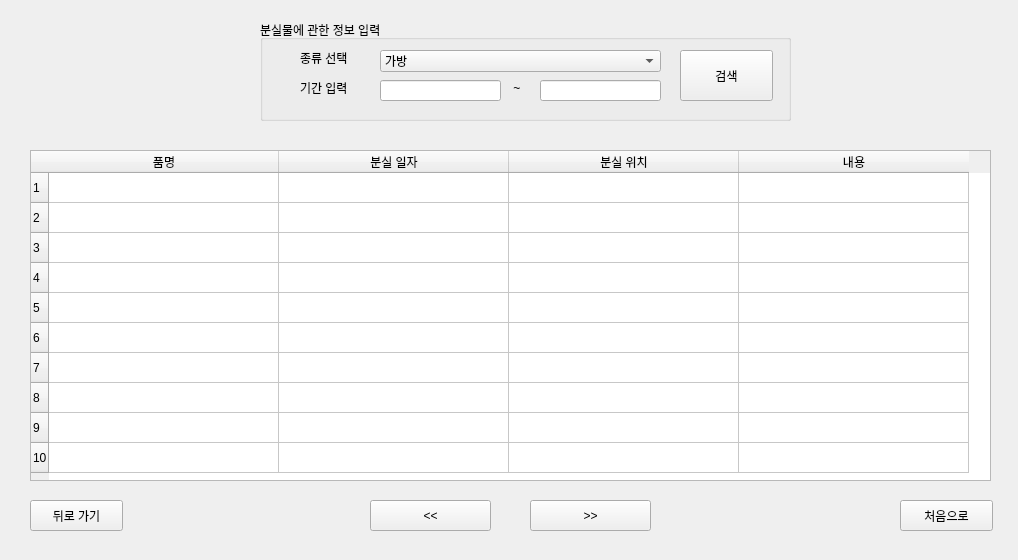
<?xml version="1.0" encoding="UTF-8"?>
<ui version="4.0">
 <class>Form</class>
 <widget class="QWidget" name="Form">
  <property name="geometry">
   <rect>
    <x>0</x>
    <y>0</y>
    <width>1018</width>
    <height>560</height>
   </rect>
  </property>
  <property name="windowTitle">
   <string>종류 기반 분실물 검색</string>
  </property>
  <widget class="QGroupBox" name="groupBox">
   <property name="geometry">
    <rect>
     <x>260</x>
     <y>20</y>
     <width>531</width>
     <height>101</height>
    </rect>
   </property>
   <property name="title">
    <string>분실물에 관한 정보 입력</string>
   </property>
   <widget class="QLineEdit" name="lineEdit">
    <property name="geometry">
     <rect>
      <x>120</x>
      <y>60</y>
      <width>121</width>
      <height>21</height>
     </rect>
    </property>
   </widget>
   <widget class="QLabel" name="label">
    <property name="geometry">
     <rect>
      <x>40</x>
      <y>30</y>
      <width>64</width>
      <height>15</height>
     </rect>
    </property>
    <property name="text">
     <string>종류 선택</string>
    </property>
   </widget>
   <widget class="QLabel" name="label_2">
    <property name="geometry">
     <rect>
      <x>40</x>
      <y>60</y>
      <width>64</width>
      <height>15</height>
     </rect>
    </property>
    <property name="text">
     <string>기간 입력</string>
    </property>
   </widget>
   <widget class="QPushButton" name="pushButton">
    <property name="geometry">
     <rect>
      <x>420</x>
      <y>30</y>
      <width>93</width>
      <height>51</height>
     </rect>
    </property>
    <property name="text">
     <string>검색</string>
    </property>
   </widget>
   <widget class="QComboBox" name="comboBox">
    <property name="geometry">
     <rect>
      <x>120</x>
      <y>30</y>
      <width>281</width>
      <height>22</height>
     </rect>
    </property>
    <item>
     <property name="text">
      <string>가방</string>
     </property>
    </item>
    <item>
     <property name="text">
      <string>도서용품</string>
     </property>
    </item>
    <item>
     <property name="text">
      <string>사무용품</string>
     </property>
    </item>
    <item>
     <property name="text">
      <string>산업용품</string>
     </property>
    </item>
    <item>
     <property name="text">
      <string>스포츠용품</string>
     </property>
    </item>
    <item>
     <property name="text">
      <string>자동차</string>
     </property>
    </item>
    <item>
     <property name="text">
      <string>전자기기</string>
     </property>
    </item>
    <item>
     <property name="text">
      <string>지갑</string>
     </property>
    </item>
    <item>
     <property name="text">
      <string>컴퓨터</string>
     </property>
    </item>
    <item>
     <property name="text">
      <string>휴대폰</string>
     </property>
    </item>
    <item>
     <property name="text">
      <string>의류</string>
     </property>
    </item>
    <item>
     <property name="text">
      <string>현금</string>
     </property>
    </item>
    <item>
     <property name="text">
      <string>유가증권</string>
     </property>
    </item>
    <item>
     <property name="text">
      <string>증명서</string>
     </property>
    </item>
    <item>
     <property name="text">
      <string>귀금속</string>
     </property>
    </item>
    <item>
     <property name="text">
      <string>카드</string>
     </property>
    </item>
    <item>
     <property name="text">
      <string>쇼핑백</string>
     </property>
    </item>
    <item>
     <property name="text">
      <string>악기</string>
     </property>
    </item>
    <item>
     <property name="text">
      <string>기타물품</string>
     </property>
    </item>
   </widget>
   <widget class="QLineEdit" name="lineEdit_2">
    <property name="geometry">
     <rect>
      <x>280</x>
      <y>60</y>
      <width>121</width>
      <height>21</height>
     </rect>
    </property>
   </widget>
   <widget class="QLabel" name="label_3">
    <property name="geometry">
     <rect>
      <x>250</x>
      <y>60</y>
      <width>31</width>
      <height>16</height>
     </rect>
    </property>
    <property name="text">
     <string> ~</string>
    </property>
   </widget>
  </widget>
  <widget class="QPushButton" name="pushButton_4">
   <property name="geometry">
    <rect>
     <x>370</x>
     <y>500</y>
     <width>121</width>
     <height>31</height>
    </rect>
   </property>
   <property name="text">
    <string>&lt;&lt;</string>
   </property>
  </widget>
  <widget class="QPushButton" name="pushButton_5">
   <property name="geometry">
    <rect>
     <x>30</x>
     <y>500</y>
     <width>93</width>
     <height>31</height>
    </rect>
   </property>
   <property name="text">
    <string>뒤로 가기</string>
   </property>
  </widget>
  <widget class="QTableWidget" name="tableWidget">
   <property name="geometry">
    <rect>
     <x>30</x>
     <y>150</y>
     <width>961</width>
     <height>331</height>
    </rect>
   </property>
   <attribute name="horizontalHeaderDefaultSectionSize">
    <number>230</number>
   </attribute>
   <row>
    <property name="text">
     <string>1</string>
    </property>
   </row>
   <row>
    <property name="text">
     <string>2</string>
    </property>
   </row>
   <row>
    <property name="text">
     <string>3</string>
    </property>
   </row>
   <row>
    <property name="text">
     <string>4</string>
    </property>
   </row>
   <row>
    <property name="text">
     <string>5</string>
    </property>
   </row>
   <row>
    <property name="text">
     <string>6</string>
    </property>
   </row>
   <row>
    <property name="text">
     <string>7</string>
    </property>
   </row>
   <row>
    <property name="text">
     <string>8</string>
    </property>
   </row>
   <row>
    <property name="text">
     <string>9</string>
    </property>
   </row>
   <row>
    <property name="text">
     <string>10</string>
    </property>
   </row>
   <column>
    <property name="text">
     <string>품명</string>
    </property>
   </column>
   <column>
    <property name="text">
     <string>분실 일자</string>
    </property>
   </column>
   <column>
    <property name="text">
     <string>분실 위치</string>
    </property>
   </column>
   <column>
    <property name="text">
     <string>내용</string>
    </property>
   </column>
  </widget>
  <widget class="QPushButton" name="pushButton_6">
   <property name="geometry">
    <rect>
     <x>900</x>
     <y>500</y>
     <width>93</width>
     <height>31</height>
    </rect>
   </property>
   <property name="text">
    <string>처음으로</string>
   </property>
  </widget>
  <widget class="QPushButton" name="pushButton_3">
   <property name="geometry">
    <rect>
     <x>530</x>
     <y>500</y>
     <width>121</width>
     <height>31</height>
    </rect>
   </property>
   <property name="text">
    <string>&gt;&gt;</string>
   </property>
  </widget>
 </widget>
 <resources/>
 <connections>
  <connection>
   <sender>pushButton</sender>
   <signal>clicked()</signal>
   <receiver>Form</receiver>
   <slot>losts_kind_search()</slot>
   <hints>
    <hint type="sourcelabel">
     <x>743</x>
     <y>85</y>
    </hint>
    <hint type="destinationlabel">
     <x>896</x>
     <y>82</y>
    </hint>
   </hints>
  </connection>
  <connection>
   <sender>tableWidget</sender>
   <signal>cellClicked(int,int)</signal>
   <receiver>Form</receiver>
   <slot>losts_print_detail(int,int)</slot>
   <hints>
    <hint type="sourcelabel">
     <x>175</x>
     <y>194</y>
    </hint>
    <hint type="destinationlabel">
     <x>136</x>
     <y>99</y>
    </hint>
   </hints>
  </connection>
  <connection>
   <sender>pushButton_5</sender>
   <signal>clicked()</signal>
   <receiver>Form</receiver>
   <slot>click_back()</slot>
   <hints>
    <hint type="sourcelabel">
     <x>110</x>
     <y>526</y>
    </hint>
    <hint type="destinationlabel">
     <x>184</x>
     <y>527</y>
    </hint>
   </hints>
  </connection>
  <connection>
   <sender>pushButton_4</sender>
   <signal>clicked()</signal>
   <receiver>Form</receiver>
   <slot>click_prev()</slot>
   <hints>
    <hint type="sourcelabel">
     <x>414</x>
     <y>520</y>
    </hint>
    <hint type="destinationlabel">
     <x>316</x>
     <y>517</y>
    </hint>
   </hints>
  </connection>
  <connection>
   <sender>pushButton_3</sender>
   <signal>clicked()</signal>
   <receiver>Form</receiver>
   <slot>click_next()</slot>
   <hints>
    <hint type="sourcelabel">
     <x>612</x>
     <y>528</y>
    </hint>
    <hint type="destinationlabel">
     <x>704</x>
     <y>523</y>
    </hint>
   </hints>
  </connection>
  <connection>
   <sender>pushButton_6</sender>
   <signal>clicked()</signal>
   <receiver>Form</receiver>
   <slot>return_to_main()</slot>
   <hints>
    <hint type="sourcelabel">
     <x>902</x>
     <y>517</y>
    </hint>
    <hint type="destinationlabel">
     <x>869</x>
     <y>516</y>
    </hint>
   </hints>
  </connection>
 </connections>
 <slots>
  <slot>losts_kind_search()</slot>
  <slot>losts_print_detail(int,int)</slot>
  <slot>click_back()</slot>
  <slot>click_prev()</slot>
  <slot>click_next()</slot>
  <slot>return_to_main()</slot>
 </slots>
</ui>
